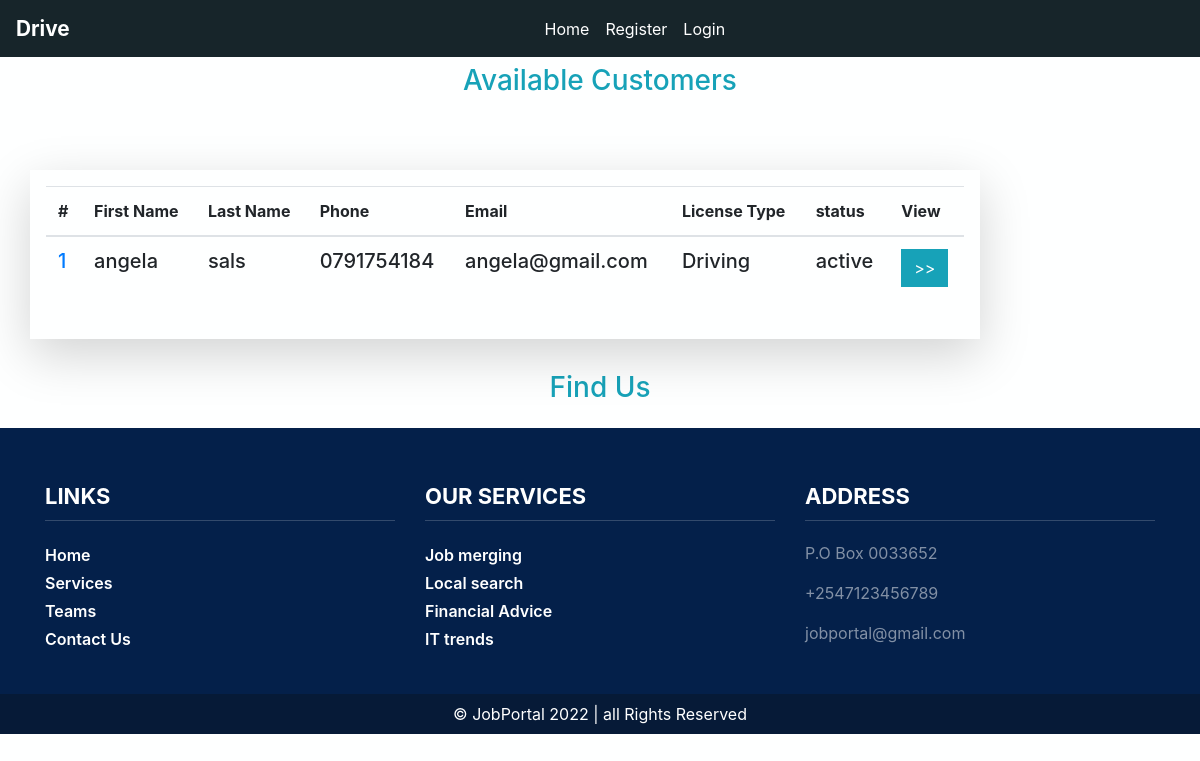
Before: /customer/ with the older database file.
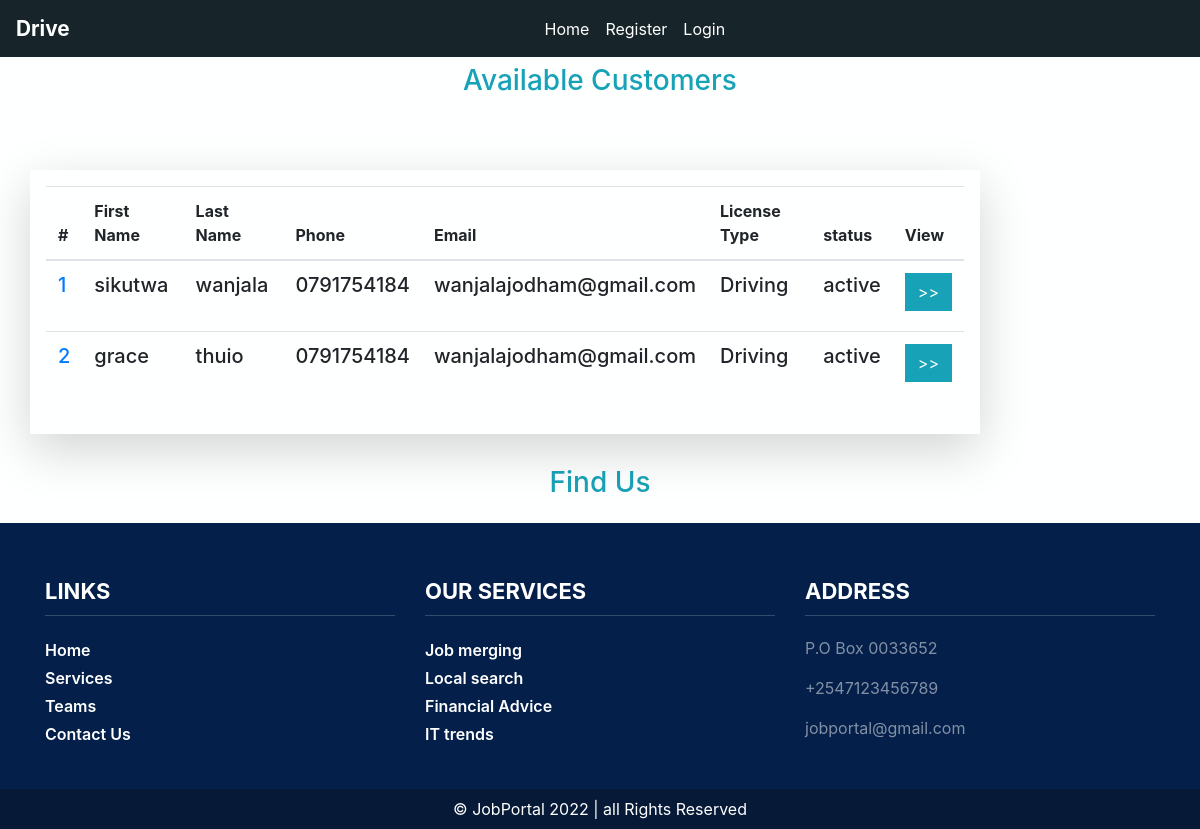
After: the same page with the newer database file.
### indexApp/models.py (models this page shows, shortened)
class Student(models.Model):
    userid = models.ForeignKey(User, on_delete=models.CASCADE)
    fname = models.CharField(max_length=25)
    lname = models.CharField(max_length=25)
    category = models.CharField(max_length=8, default='Students')
    DOB = models.DateField(default=default_date, editable=True)
    phone = models.CharField(max_length=15)
    course = models.CharField(max_length=30, default='Driving')
    email = models.EmailField()
    is_active = models.BooleanField(default=True)

### indexApp/views.py (the view)
# urls.py: path('customer/', CustomerListView.as_view(), name='customer'),
class CustomerListView(ListView):
    model = Student
    context_object_name = 'student'

### templates/indexApp/student_list.html
{% extends 'assets/base.html' %}
{% block content %}
<div class="container">
    <div class="py-5 text-center h3 mt-3 text-info">Available Customers</div>
    <div class="row">
          <div class="col-md-10 mt-3 p-3 shadow-lg">
            <table class="table">
              <thead>
                <tr>
                  <th scope="col">#</th>
                  <th scope="col">First Name</th>
                  <th scope="col">Last Name</th>
                  <th scope="col">Phone</th>
                  <th scope="col">Email</th>
                  <th scope="col">License Type</th>
                  <th scope="col">status</th>
                  <th scope="col">View</th>
                </tr>
              </thead>
                <tbody>
                    {% for x in student %}
                          <tr>
                                <td><label class="h5"><a href="{% url 'customer-detail' x.id%}">{{x.id}}</a></label></td>
                                <td><label class="h5">{{x.fname}}</label></td>
                                <td><label class="h5">{{x.lname}}</label></td>
                                <td><label class="h5">{{x.phone}}</label></td>
                                <td><label class="h5">{{x.email}}</label></td>
                                <td><label class="h5">{{x.course}}</label>
                                {%if x.is_active == True%}
                                </td><td><label class="h5">active</label></td>
                                {%else%}
                                </td><td><label class="h5">Disabled</label></td>
                                {%endif%}
                                <td><label class="h5"><a class="btn btn-info" href="{% url 'customer-detail' x.id%}">>></a> </label></td>
                          </tr>
                  {% endfor %}
                </tbody>
            </table>
        </div>
    </div>
</div>
{% endblock content %}

Changed rows visible on the page:
changed Student id 1: fname "angela" → "sikutwa"; lname "sals" → "wanjala"; email "angela@gmail.com" → "wanjalajodham@gmail.com"
added Student: id "2", fname "grace", lname "thuio", phone "0791754184", email "wanjalajodham@gmail.com", course "Driving", is_active "active"
